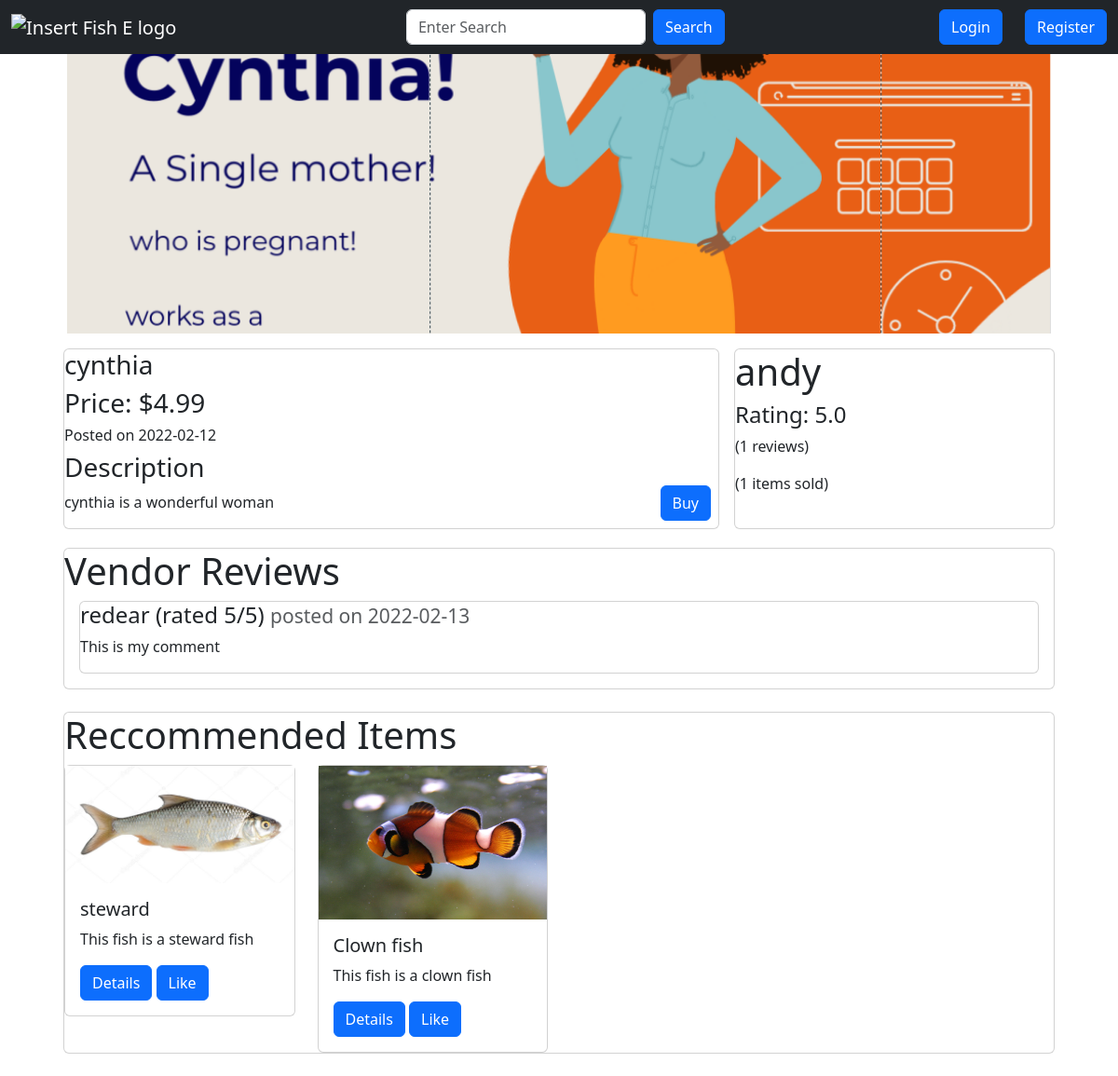
Page /item/1 on the committed database.
### app.py (models this page shows, shortened)
class Item(db.Model):
    __searchable__ = ["name", "description"]
    id = db.Column(db.Integer, primary_key=True)
    user_id = db.Column(db.Integer, db.ForeignKey("user.id"), nullable=False)
    name = db.Column(db.String(100), nullable=False)
    description = db.Column(db.String(500), nullable=False)
    category = db.Column(db.String(20), nullable=True)
    base_price = db.Column(db.Float, nullable=False)
    image_file = db.Column(db.String(200), nullable=False, default="default.jpg")
    date_posted = db.Column(db.DateTime, nullable=False, default=datetime.utcnow)
    likes = db.relationship("ItemLike", backref="item", lazy=True)
    status = db.Column(
        db.String(10), nullable=False, default="available"
    )  # "available" or "sold"
    @property
    def price(self):
        return "{:.2f}".format(self.base_price)

class User(db.Model, UserMixin):
    id = db.Column(db.Integer, primary_key=True)
    username = db.Column(db.String(20), unique=True, nullable=False)
    email = db.Column(db.String(120), unique=True, nullable=False)
    description = db.Column(db.String(500), nullable=True)
    image_file = db.Column(db.String(20), nullable=False, default="default.jpg")
    password = db.Column(db.String(60), nullable=False)
    date_joined = db.Column(db.DateTime, nullable=False, default=datetime.utcnow)
    items = db.relationship("Item", backref="author", lazy=True)
    bought = db.relationship(
        "Transaction", foreign_keys="Transaction.user_id", backref="buyer", lazy=True
    )
    sold = db.relationship(
        "Transaction", foreign_keys="Transaction.vendor_id", backref="seller", lazy=True
    )
    reviews = db.relationship(
        "Review", foreign_keys="Review.user_id", backref="author", lazy=True
    )
    reviewed = db.relationship(
        "Review", foreign_keys="Review.recipient_id", backref="getter", lazy=True
    )
    liked = db.relationship(
        "ItemLike", foreign_keys="ItemLike.user_id", backref="user", lazy=True
    )
    @property
    def ratings(self):
        return len(self.reviewed)
    @property
    def rating(self):
        total = 0
        reviews = self.reviewed
        if reviews:
            for review in reviews:
                total += review.rating
            average = total / len(self.reviewed)
            return "{:.1f}".format(average)
        return "No reviews yet"

class Review(db.Model):
    id = db.Column(db.Integer, primary_key=True)
    transaction_id = db.Column(
        db.Integer, db.ForeignKey("transaction.id"), nullable=False
    )
    user_id = db.Column(db.Integer, db.ForeignKey("user.id"), nullable=False)
    recipient_id = db.Column(db.Integer, db.ForeignKey("user.id"), nullable=False)
    date_posted = db.Column(db.DateTime, nullable=False, default=datetime.utcnow)
    rating = db.Column(db.Integer, nullable=False)
    comment = db.Column(db.String(500), nullable=False)

### app.py (the view)
@app.route("/item/<int:item_id>")
def render_item(item_id):
    r_items = Item.query.filter_by(status="available").limit(4).all()
    form = SearchForm()
    item = Item.query.filter_by(id=item_id).first()
    vendor = User.query.filter_by(id=item.user_id).first()
    v_sold_count = len(vendor.sold)
    reviews = vendor.reviewed[:4]
    review_authors = [
        User.query.filter_by(id=review.user_id).first() for review in reviews
    ]
    reviews = list(zip(review_authors, reviews))
    if item:
        return render_template(
            "item.html",
            form=form,
            item=item,
            vendor=vendor,
            r_items=r_items,
            v_sold_count=v_sold_count,
            reviews=reviews,
        )

### app.py
class SearchForm(FlaskForm):
    search = StringField(
        validators=[DataRequired()], render_kw={"placeholder": "Enter Search"}
    )
    submit = SubmitField("Search")

### templates/item.html (shortened to what this page needs)
{% from 'macros/navbar.html' import navbar %}
{% from 'macros/reccommended_items.html' import reccommended_items %}
{% from 'macros/render_review.html' import render_review %}
{% extends 'base.html' %}
{% block content %}
{{ navbar(form, current_user) }}
<div class="container-fluid">
    <div class="row mb-3 mx-5">
        <div class="col-md-12">
            <img src="{{ url_for('static', filename='img/fish/' + item.image_file) }}" alt="insert image"
                style="object-fit: cover; width: 100%; height: 300px;">
        </div>
    </div>
    <div class="row g-3 mx-5">
        <div class="col-md-8">
            <div class="row">
                <div class="col">
                    <div class="card" style="height: 100%;">
                        <div class="row">
                            <div class="col">
                                <h3>{{ item.name }}</h3>
                            </div>
                        </div>
                        <div class="row">
                            <div class="col">
                                <h3>Price: ${{ item.price }}</h3>
                            </div>
                        </div>
                        <div class="row">
                            <div class="col">
                                <h6>Posted on {{ item.date_posted.date() }}</h3>
                            </div>
                        </div>
                        <div class="row">
                            <div class="col">
                                <h3>Description</h3>
                                <p>{{ item.description }}</p>
                            </div>
                            <div class="col">
                                <span style="position: absolute; bottom: 0; right: 0;">
                                    <a href="/buy/{{ item.id }}"><button class="btn btn-primary m-2">Buy</button></a>
                                </span>
                            </div>
                        </div>
                    </div>
                </div>
            </div>
        </div>
        <div class="col-md-4">
            <div class="card" style="height: 100%;">
                <h1>{{ vendor.username }}</h1>
                <h4>Rating: {{ vendor.rating }}</h4>
                <p>({{ vendor.ratings }} reviews)</p>
                <p>({{ v_sold_count }} items sold)</p>
            </div>
        </div>
    </div>
    <div class="row my-1 mx-5 g-3">
        <div class="col-md-12">
            <div class="card" style="height: 100%;">
                <h1>Vendor Reviews</h1>
                {% if reviews %}
                {% for review in reviews %}
                {{ render_review(review) }}
                {% endfor %}
                {% else %}
                <p>No reviews yet</p>
                {% endif %}
            </div>
        </div>
    </div>
    <div class="row my-3 mx-5">
        <div class="col-md-12 p-2">
            <div class="card">
                {{ reccommended_items(r_items, current_user) }}
            </div>
        </div>
    </div>
</div>
{% endblock content %}

### templates/macros/navbar.html (shortened to what this page needs)
{% macro navbar(form, current_user) %}
<nav class="navbar navbar-expand-lg navbar-dark bg-dark">
    <div class="container-fluid">
        <a class="navbar-brand" href="/home"><img src="" alt="Insert Fish E logo"></a>
        <form class="d-flex" action="/search" method="get">
            {{ form.search(class_="form-control me-2") }}
            {{ form.submit(class_="btn btn-primary") }}
        </form>
        <div class="d-flex row">
            {% if current_user.is_authenticated %}
            <div class="col">
                <a href="/myitems"><button class="btn btn-primary">Items</button></a>
            </div>
            <div class="col">
                <a href="/likes"><button class="btn btn-primary">Likes</button></a>
            </div>
            <div class="col">
                <a href="/chats"><button class="btn btn-primary">Chats</button></a>
            </div>
            <div class="col">
                <a href="/logout"><button class="btn btn-primary">Logout</button></a>
            </div>
            <div class="col">
                <a href="/profile/{{ current_user.id }}"><img
                        src="{{ url_for('static', filename='img/profile/' + current_user.image_file) }}" alt="pfp"
                        class="rounded-circle" width="38px"></a>
            </div>
            {% else %}
            <div class="col">
                <a href="/login"><button class="btn btn-primary">Login</button></a>
            </div>
            <div class="col">
                <a href="/register"><button class="btn btn-primary">Register</button></a>
            </div>
            {% endif %}
        </div>
    </div>
</nav>
{% endmacro %}

### templates/macros/reccommended_items.html
{% from 'macros/item_card.html' import item_card %}
{% macro reccommended_items(items, current_user) %}
<div class="row">
    <div class="col">
        <div class="row">
            <div class="col">
                <h1>Reccommended Items</h1>
            </div>
        </div>
        <div class="row gy-5">
            {% for item in items %}
            <div class="col-md-3">
                {{ item_card(item, current_user) }}
            </div>
            {% endfor %}
        </div>
    </div>
</div>
{% endmacro %}

### templates/macros/render_review.html
{% macro render_review(review) %}
<div class="card mb-3 mx-3">
    <h4>{{ review[0].username }} (rated {{ review[1].rating }}/5) <small class="text-muted">posted on {{
            review[1].date_posted.date() }}</small>
    </h4>
    <p>{{ review[1].comment }}</p>
</div>
{% endmacro %}

### templates/base.html (shortened to what this page needs)
<!doctype html>
<html lang="en">
<head>
    {% block head %}
    {% block styles %}
    {{ bootstrap.load_css() }}
    <link rel="stylesheet" href="{{ url_for('static', filename='style.css') }}">
    {% endblock %}
    {% endblock %}
</head>
<body>
    {% block content %}{% endblock %}
</body>
</html>

### templates/macros/item_card.html
{% macro item_card(item, current_user) %}
<div class="card">
    <img src="{{ url_for('static', filename='img/fish/' + item.image_file) }}" alt="insert image"
        style="display: block; max-width: 100%; height: auto;">
    <div class="card-body">
        {% if item.status == "bought" %}
        <h5 class="card-title">{{ item.name }} <small>(bought)</small></h5>
        {% else %}
        <h5 class="card-title">{{ item.name }}</h5>
        {% endif %}
        <p class="card-text">{{ item.description }}</p>
        <a href="/item/{{ item.id }}" class="btn btn-primary">Details</a>
        {% if current_user.is_authenticated %}
        {% if not current_user.has_liked_item(item) %}
        <a href="{{ url_for('like_action', item_id=item.id, action='like') }}" class="btn btn-primary">Like</a>
        {% else %}
        <a href="{{ url_for('like_action', item_id=item.id, action='unlike') }}" class="btn btn-primary">Unlike</a>
        {% endif %}
        {% else %}
        <a href="{{ url_for('like_action', item_id=item.id, action='like') }}" class="btn btn-primary">Like</a>
        {% endif %}
    </div>
</div>
{% endmacro %}

### rows in the picture
Item: image_file (picture), name "cynthia", price "4.99", date_posted "2022-02-12", description "cynthia is a wonderful woman"
User: username "andy"
Review: rating "5.0"
User: username "redear", rating "5", date_posted "2022-02-13", comment "This is my comment"
Item: image_file (picture), name "steward", description "This fish is a steward fish"
Item: image_file (picture), name "Clown fish", description "This fish is a clown fish"

### other values in the picture
{{ vendor.ratings }} "1"
{{ v_sold_count }} "1"
